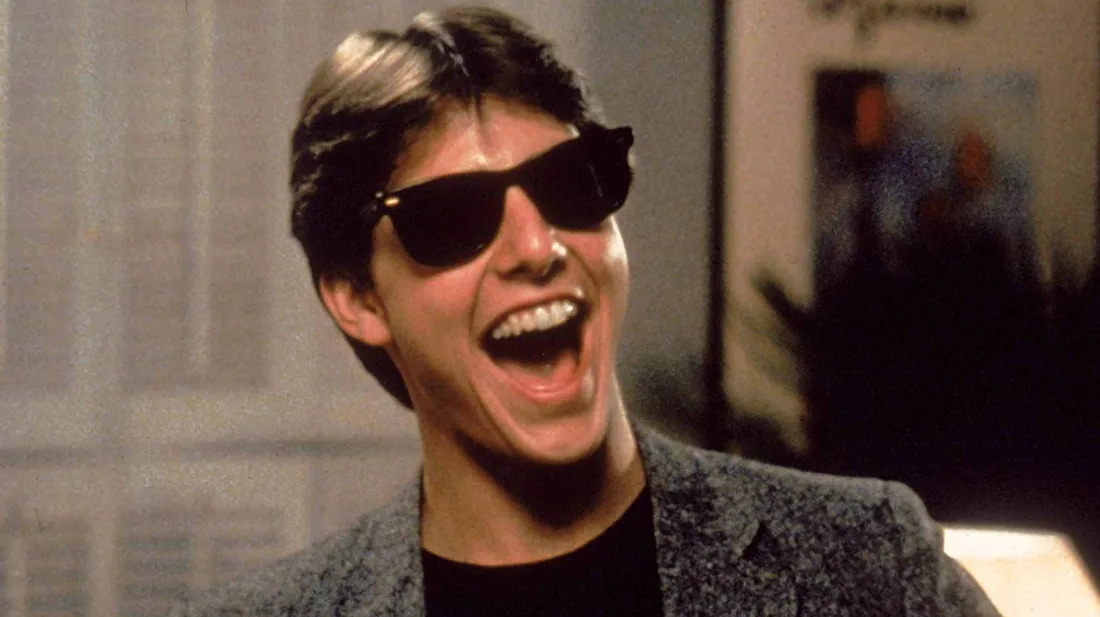
#> input picture 6.1 - Haar Detection for Face and Eyes Folder/Smiley.jpg, 1100 x 617 px
$ python 1_Haar_Detection_Cruise.py
#> lines starting #> are read from the running program, lines starting #| are printed output that depends on the picture
# -*- coding: utf-8 -*-
"""
Created on Mon May 11 20:25:48 2020

@author: bradleyevans
"""


# Let's create a face and eye detector with OpenCV.
import numpy as np
import cv2


# First, we need to load the required XML classifiers.


# Solution 14a:
face_cascade = cv2.CascadeClassifier('C:\\opencv\\build\\etc\\haarcascades\\haarcascade_frontalface_default.xml')

# Solution 14b:
# face_cascade = cv2.CascadeClassifier('C:\\Users\\bradleyevans\\Desktop\\haarcascade_frontalface_default.xml')

# Solution 14d:
# face_cascade = cv2.CascadeClassifier('C:/Users/bradleyevans/Desktop/haarcascade_frontalface_default.xml')

# Solution 7:
# new_path = 'C:/Users/bradleyevans/Anaconda/Library/etc/haarcascades/'
# face_cascade = cv2.CascadeClassifier(new_path + 'haarcascade_frontalface_default.xml')

# Solution 4a:
# face_cascade = cv2.CascadeClassifier('haarcascade_frontalface_default.xml')

# Solution 4b:
# face_cascade = cv2.CascadeClassifier(cv2.data.haarcascades + 'haarcascade_frontalface_default.xml')

# Solution 4c:
# face_cascade = cv2.CascadeClassifier(cv2.haarcascades + 'haarcascade_frontalface_default.xml')

# Solution 3a:
# r'C:\Desktop\haarcascade_frontalface_default.xml'

# Solution 3b:
# new_path = 'C:/Users/bradleyevans/Anaconda/Lib/site-packages/cv2/data/haarcascades/'
# face_cascade = cv2.CascadeClassifier(new_path + 'haarcascade_frontalface_default.xml')

# Solution 3c:
# new_path = 'C:\Users\bradleyevans\Desktop\Anaconda\Lib\site-packages\cv2\data\'
# face_cascade = cv2.CascadeClassifier(new_path + 'haarcascade_frontalface_default.xml')

# Solution 2:
# import pkg_resources
# haar_xml = pkg_resources.resource_filename(
#    'cv2', 'data/haarcascade_frontalface_default.xml')


# Solution 14a:
eye_cascade = cv2.CascadeClassifier('C:\\opencv\\build\\etc\\haarcascades\\haarcascade_eye.xml')

# Solution 14b:
# eye_cascade = cv2.CascadeClassifier('C:\\Users\\bradleyevans\\Desktop\\haarcascade_eye.xml')

# Solution 14d:
# eye_cascade = cv2.CascadeClassifier('C:/Users/bradleyevans/Desktop/haarcascade_eye.xml')

# Solution 7:
# new_path = 'C:/Users/bradleyevans/Anaconda/Library/etc/haarcascades/'
# face_cascade = cv2.CascadeClassifier(new_path + 'haarcascade_eye.xml')

# Solution 4a:
# eye_cascade = cv2.CascadeClassifier('haarcascade_eye.xml')

# Solution 4b:
# eye_cascade = cv2.CascadeClassifier(cv2.data.haarcascades + 'haarcascade_eye.xml')

# Solution 4c:
# eye_cascade = cv2.CascadeClassifier(cv2.haarcascades + 'haarcascade_eye.xml')

# Solution 3a:
# r'C:\Desktop\haarcascade_eye.xml'

# Solution 3b:
# new_path = 'C:/Users/bradleyevans/Anaconda/Lib/site-packages/cv2/data/haarcascades/'
# face_cascade = cv2.CascadeClassifier(new_path + 'haarcascade_eye.xml')

# Solution 3c:
# new_path = 'C:\Users\bradleyevans\Desktop\Anaconda\Lib\site-packages\cv2\data\'
# face_cascade = cv2.CascadeClassifier(new_path + 'haarcascade_eye.xml')

# Solution 2:
# import pkg_resources
# haar_xml = pkg_resources.resource_filename(
#    'cv2', 'data/haarcascade_eye.xml')


# Then, load our input image in grayscale mode.
img = cv2.imread('Smiley.jpg')
#> img is the input picture: shape (617, 1100, 3); mean B, G, R 69.4, 81.1, 102

gray = cv2.cvtColor(img, cv2.COLOR_BGR2GRAY)
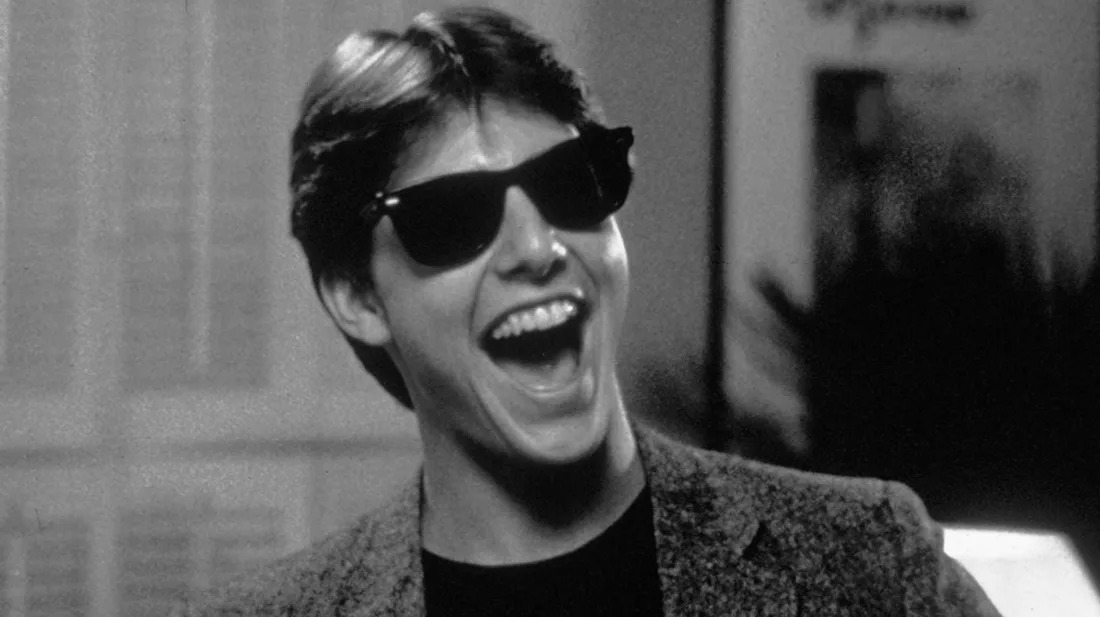
#> gray: shape (617, 1100); min 2, max 252, mean 86

# classifier = cv2.CascadeClassifier(haar_xml)
# faces = classifier.detectMultiScale(img)

# Now, we find the faces in the image.
# If faces are found, it returns the positions
# of detected faces as Rect(x,y,w,h).
# Once we get these locations, we can create
# a ROI (Region of Interest) for the face
# and apply eye detection on this ROI
# (since eyes are always on the face!!!).
faces = face_cascade.detectMultiScale(gray, 1.3, 5)
#> faces = ()

for (x,y,w,h) in faces:
    img = cv2.rectangle(img,(x,y),(x+w,y+h),(255,0,0),2)
    roi_gray = gray[y:y+h, x:x+w]
    roi_color = img[y:y+h, x:x+w]
    eyes = eye_cascade.detectMultiScale(roi_gray)
    for (ex,ey,ew,eh) in eyes:
        cv2.rectangle(roi_color,(ex,ey),(ex+ew,ey+eh),(0,255,0),2)
#> this loop made 0 passes


title = 'Please detect Tom Cruise.'
cv2.imshow(title,img)

# This is a keyboard binding function - an infinite wait.
k = cv2.waitKey(0)
#> (key Esc is pressed here)

if k == 27:         # Wait for ESC key to exit.

    # This command simply destroys all the windows we created.
    cv2.destroyAllWindows()

elif k == ord('s'): # Wait for 's' key to save and exit.

    # Use this function to save an image.
    cv2.imwrite(title+'.png',img)

    # This command simply destroys all windows that have been created.
    cv2.destroyAllWindows()
